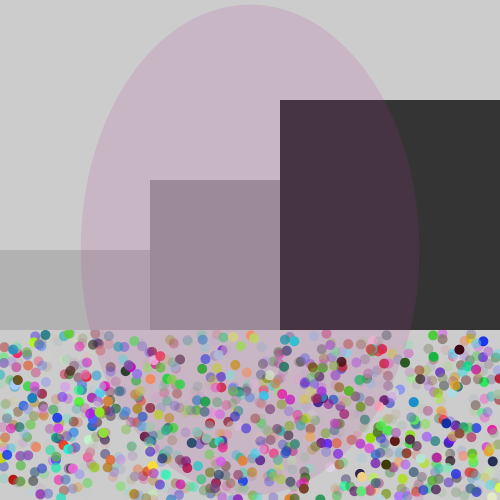
Frame 1 (no input)
Frame 60 (the mouse pressed at the canvas centre just before this capture): identical to frame 1, image omitted
Frame 120 (the mouse held since frame 60 and released just before this capture): identical to frame 1, image omitted

The Processing sketch that drew this single still picture (run headless with seeded random() and noise(); from frame 60 on, the mouse is pressed at the canvas centre):

// Processing sketch: processing_72065
// ── processing_72065.pde

// Assignment 02
 // Name:        Anisa Ali Salat
 // E-mail:      asalat@brynmawr.edu
 // Course:      CS 110 - Section 001
 // Submitted:   9/25/2012
 // description: Design of an interactive sketch that has;
 // a random background using iteration and randomness,
 // redrawal of backgound with key presses and with an object that
 // changes in size when the mouse is clicked.
  

float r;
float g;
float b;
float a;

float diam;
float x;
float y;

float s;

  
  void setup() {    
    size(500,500);    
    drawBackground();
  }


  void draw() { /* remains empty */ }


  void mousePressed() {
  
  s = random (70,100);
  fill(mouseX, 0 , mouseY);
  strokeWeight(7);
  stroke (0);
  ellipse(mouseX, mouseY, s, s);
  //eyes
  fill (mouseX,0,mouseY);
  ellipse(mouseX-13, mouseY-20 , s *(0.1), s *(0.3));
  fill (mouseX,0,mouseY);
  ellipse(mouseX+13, mouseY-20 , s *(0.1), s *(0.3));
  //bezier
  fill (255);
  stroke (0);
  bezier(mouseX, mouseY, mouseX, mouseY, mouseX, mouseY, mouseX, mouseY);

  }



  void keyPressed() {
    // Call the drawBackground() method
    drawBackground ();
  }


  // clear the entire image and redraw the background
  void drawBackground() {
    // Each time through draw(), new random numbers are picked for a new ellipse.
    // Use values to draw an ellipse
  for (int i = 0; i < 1000; i++) {
    r = random(255);
    g = random(255);
    b = random(255);
    a = random(255);
    x = random(width);
    y = random(height/1.5,height);
    noStroke();
    fill(r,g,b,a);
    ellipse(x,y,10,10);}

    {fill (r);
    noStroke ();
    rect (0,250,150,80);}
    {fill (b);
    noStroke ();
    rect (150,180,200,150);}
    {fill (g);
    noStroke ();
    rect (280,100,250,230);
  }
  fill (r,g,b,a);
  ellipse (250,250,x,y);
  }
